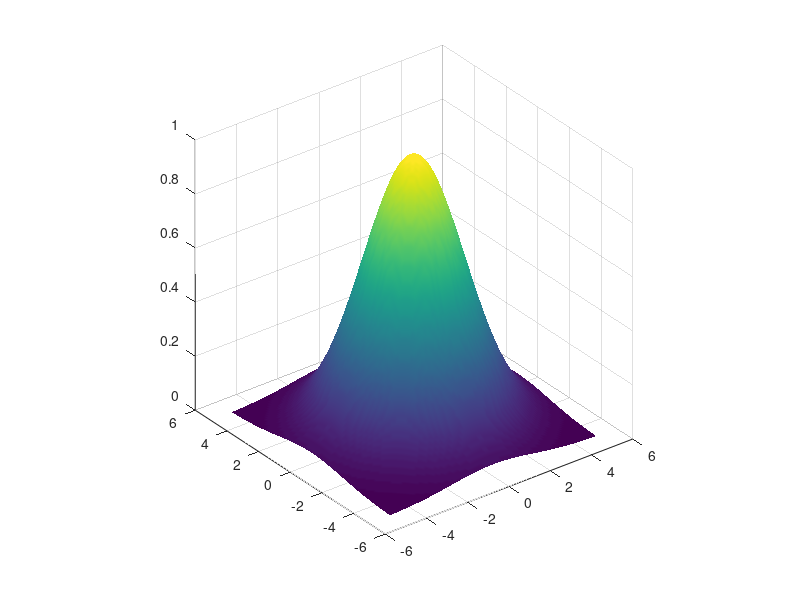
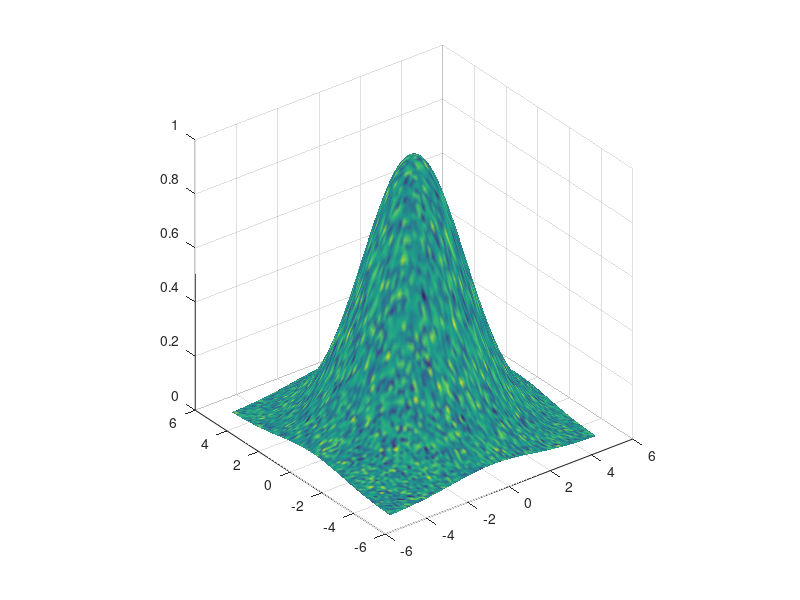
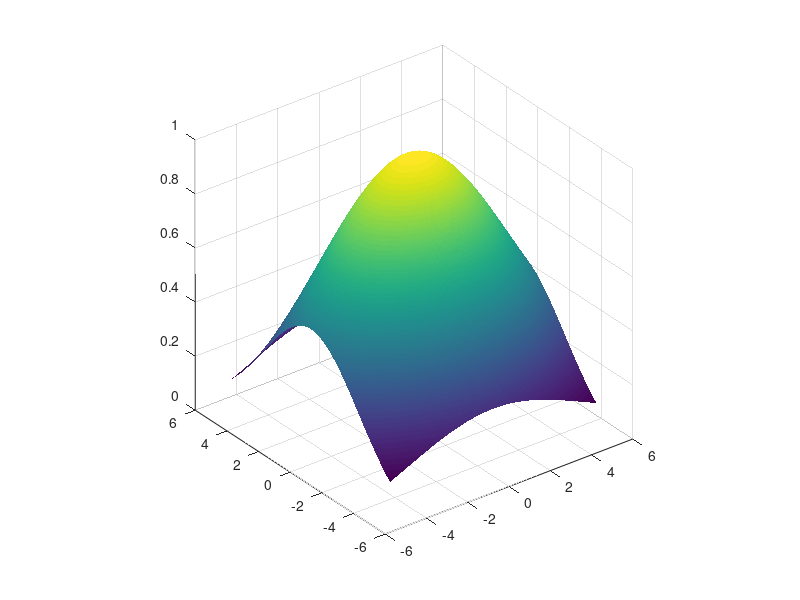

Write MATLAB code to recreate these figures, in order. (Note: this script raises an error after producing the figures.)
%% Textured Gaussian surfaces

% Gaussian parameters
n = 100; % resolution
s = 2; % width

x = linspace(-5,5,n);
[X,Y] = meshgrid(x);

gaus2d = exp(-(X.^2+Y.^2)/(2*s^2));

figure(1), clf

% surf command
surf(x,x,gaus2d)
shading interp
axis square
rotate3d on

% different color patterns
figure(2), clf
color = randn(n)'
surf(x,x,gaus2d,color);
axis square, rotate3d on
% 
shading interp

%% Gaussian with picture

n  = 240; % resolution
sx = 1; % width
sy = 3; % width

x = linspace(-5,5,n);
[X,Y] = meshgrid(x);

% Gaussian
gaus2d = exp(-(X.^2/(2*sx^2) +Y.^2)/(2*sy^2));

figure(3), clf

% surf command
surf(x,x,gaus2d)
shading interp
axis square
rotate3d on

% image color patterns
img = imread('hands1.jpg');
% change img size
img = mean(img(1:240,1:240,:), 3);

% map image onto the Gaussian surface
surf(x,x,gaus2d,img)
axis square, rotate3d on, shading interp
colormap gray
axis off

%%
